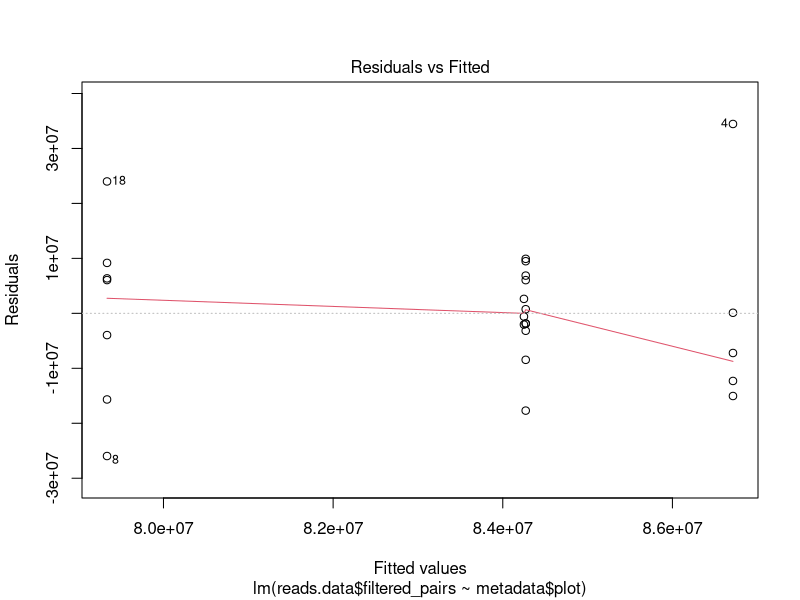
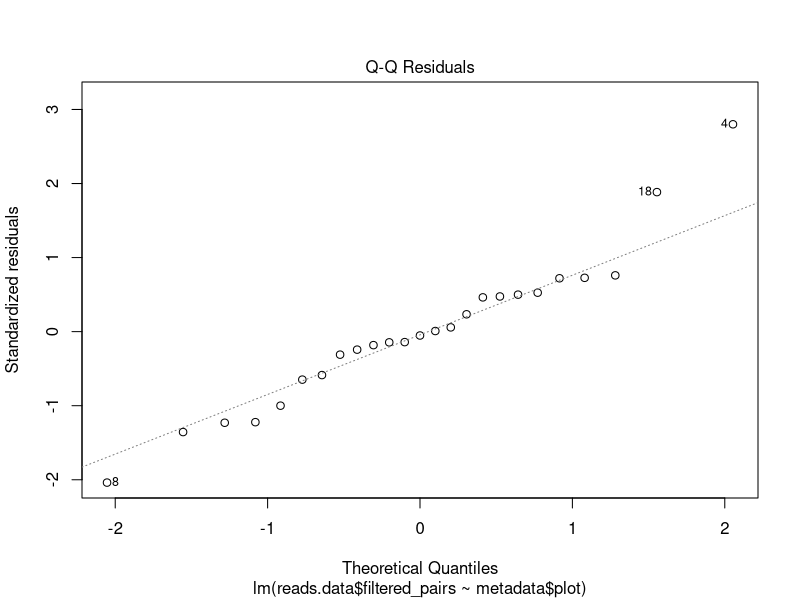
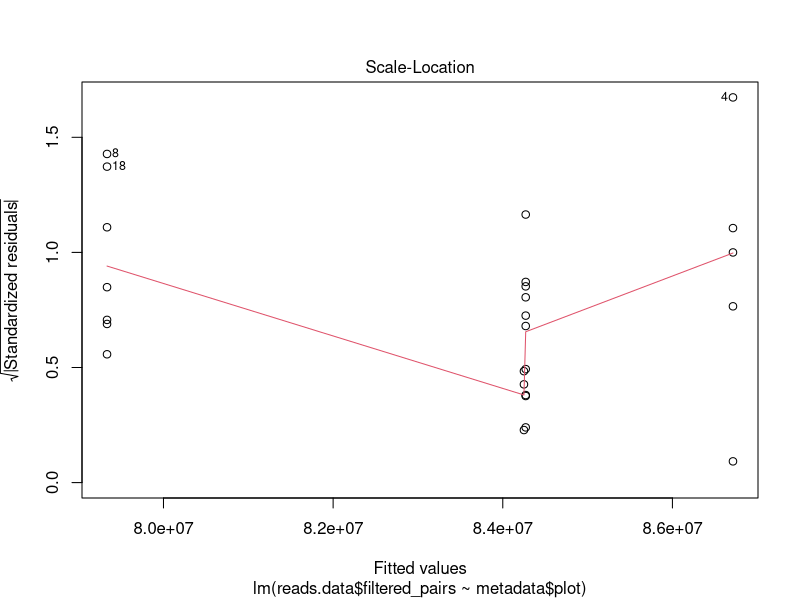
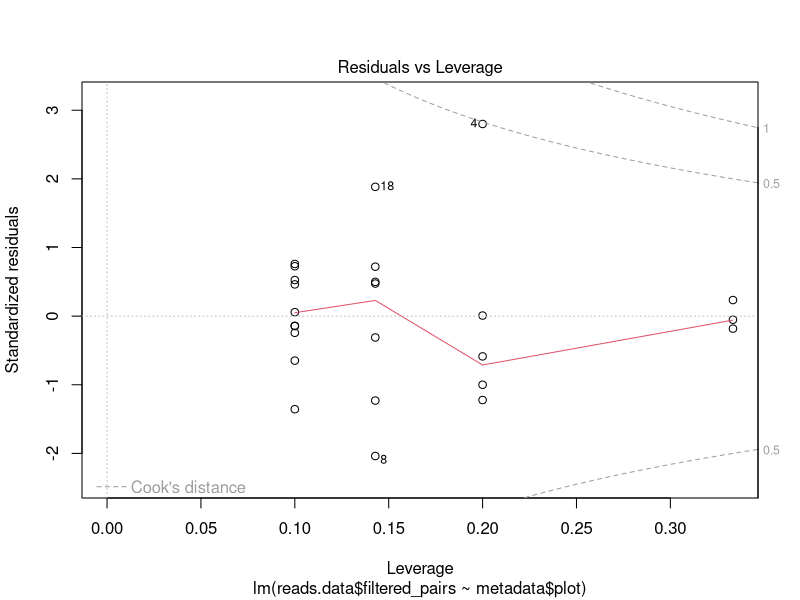
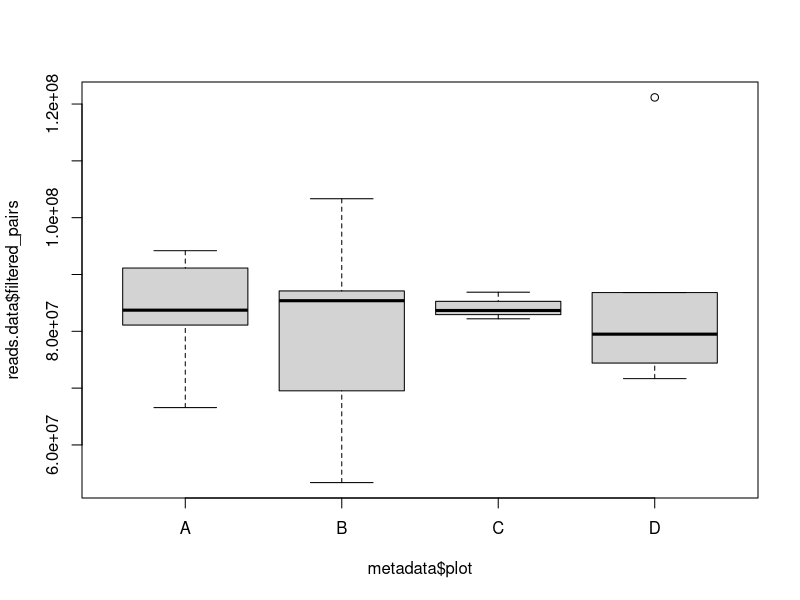
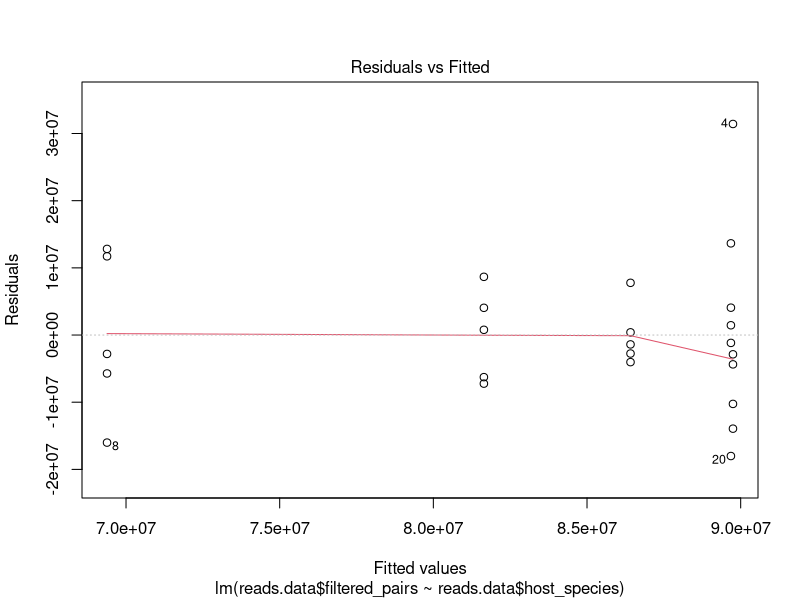
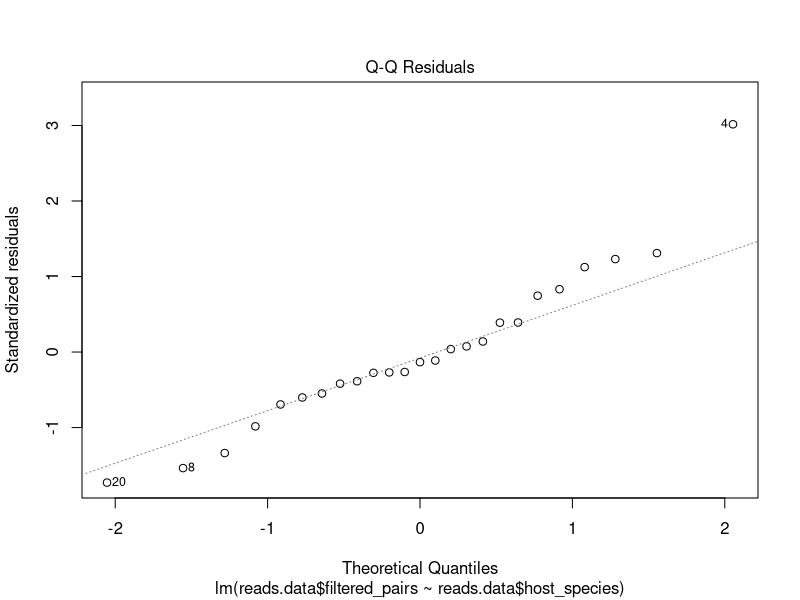
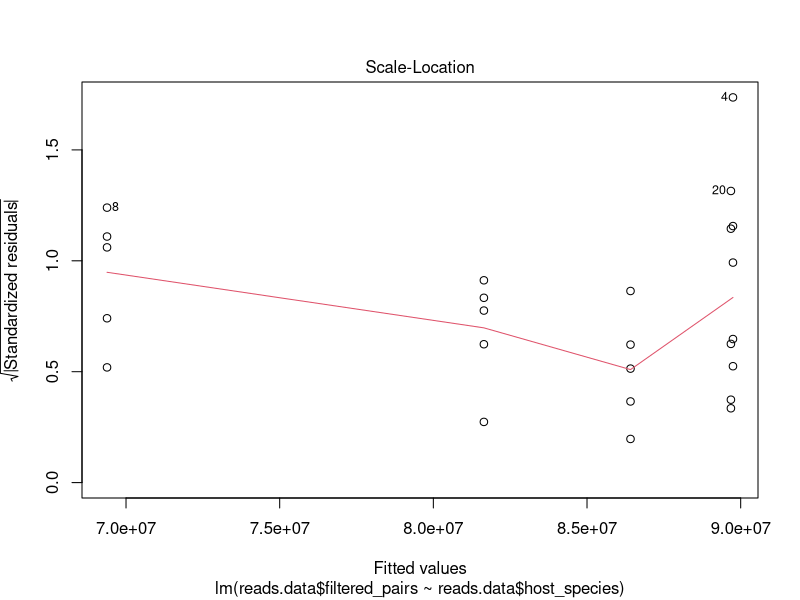

These figures' R source, in order:
## ---- chunk 1
library(rstatix)
library(tidyverse)
## ---- chunk 2
# The statistics on filtering have been collected from the "stats files" ($sample-STATS.txt) outputed from
# anvio function 'iu-filter-quality-minoche' (see anvio_script.txt).
# The statistics on mapping have been collected from the '$sample/RUNLOG.txt' files outputed from
# anvio function 'anvi-profile' (see anvio_script.txt).
reads.data <- read.delim("../data/nb_reads.txt", header = TRUE, sep = "\t", dec = ",", row.names = 1)
## ---- chunk 3
metadata <- read.delim("../data/samples_metadata.txt", header = TRUE, sep = "\t", dec = ".", row.names = 1)
metadata <- metadata %>% arrange(row.names(.))
metadata <- metadata %>% mutate(across(c(plant_clade,plant_order,plant_family,host_species,tree,plot), as.factor))
reads.data$host_species <- metadata$host_species
metadata$host_species <- factor(x = metadata$host_species, levels = c("ABBA","THOC","ACSA","FAGR","COCO"))
reads.data$host_species <- factor(x = reads.data$host_species, levels = c("ABBA","THOC","ACSA","FAGR","COCO"))
## ---- chunk 4
# plot
summary(lm(reads.data$filtered_pairs ~ metadata$plot))
plot(lm(reads.data$filtered_pairs ~ metadata$plot))
plot(reads.data$filtered_pairs ~ metadata$plot)
# host species
summary(lm(reads.data$filtered_pairs ~ reads.data$host_species))
plot(lm(reads.data$filtered_pairs ~ reads.data$host_species))
## ---- chunk 5
reads.data.ggplot <- reads.data
reads.data.ggplot$filtered_pairs <- reads.data.ggplot$filtered_pairs/1000000

ggplot(reads.data.ggplot, aes(x = host_species, y = filtered_pairs)) +
geom_boxplot(alpha = 1, aes(fill = host_species), show.legend = FALSE, outlier.shape = NA)+
geom_point(aes(color = host_species), 
           position = position_jitter(0.075), 
           shape = 16, 
           size = 3, show.legend = FALSE)+
scale_fill_manual(values=c("#63AFF9","#1EA670","#CA0E78","#F39635","#6104BB"))+
scale_color_manual(values=c("black","black","black","black","black"))+
labs(x = "Host Species", 
     y = "Filtered paired-end reads (M)")+
scale_x_discrete(labels = c("ABBA" = "A. balsamea", "THOC" = "T. occidentalis","ACSA" = "A. saccharum", "FAGR" = "F. grandifolia", "COCO" = "C. cornuta"))+
theme_bw()+
theme(text = element_text(),
      panel.grid.major = element_blank(), 
      panel.grid.minor = element_blank(), 
      plot.title = element_text(hjust = 0.5),
      axis.text.x = element_text(color = "black", size = 11, angle = 0, hjust = 0.5, vjust = 0, face = "italic"),
      axis.text.y = element_text(color = "black", size = 11, angle = 0, hjust = 0, vjust = 0.5),  
      axis.title.x = element_text(color = "black", size = 13, angle = 0, hjust = 0.5, vjust = -1, face = "bold"),
      axis.title.y = element_text(color = "black", size = 13, angle = 90, hjust = 0.5, vjust = 2, face = "bold")
      )
ggsave("../figures/figure_S4_filtered_read_pairs_by_host.pdf", width = 6, height = 4)
## ---- chunk 6
# plot
summary(lm(reads.data$mapped_reads_. ~ metadata$plot))
plot(lm(reads.data$mapped_reads_. ~ metadata$plot))
plot(reads.data$mapped_reads_. ~ metadata$plot)
shapiro.test(residuals(lm(reads.data$mapped_reads_. ~ metadata$plot)))
kruskal.test(reads.data$mapped_reads_. ~ metadata$plot)
# host species
summary(lm(reads.data$mapped_reads_. ~ reads.data$host_species))
plot(lm(reads.data$mapped_reads_. ~ reads.data$host_species))
shapiro.test(residuals(lm(reads.data$mapped_reads_. ~ reads.data$host_species)))
# Residuals of this model are not normally distributed.

# Kruskal-Wallis test (non parametric, because assumptions of ANOVA are not met)
kruskal.test(reads.data$mapped_reads_. ~ reads.data$host_species)
kruskal_effsize(reads.data, mapped_reads_. ~ host_species)
## ---- chunk 7
ggplot(reads.data.ggplot, aes(x = host_species, y = mapped_reads_.)) +
geom_boxplot(alpha = 1, aes(fill = host_species), show.legend = FALSE, outlier.shape = NA)+
geom_point(aes(color = host_species), 
           position = position_jitter(0.075), 
           shape = 16, 
           size = 3, show.legend = FALSE)+
scale_fill_manual(values=c("#63AFF9","#1EA670","#CA0E78","#F39635","#6104BB"))+
scale_color_manual(values=c("black","black","black","black","black"))+
labs(x = "Host Species", 
     y = expression(bolditalic("Methylobacterium") ~ bold("reads (%)")))+
scale_x_discrete(labels = c("ABBA" = "A. balsamea", "THOC" = "T. occidentalis","ACSA" = "A. saccharum", "FAGR" = "F. grandifolia", "COCO" = "C. cornuta"))+
theme_bw()+
theme(text = element_text(),
      panel.grid.major = element_blank(), 
      panel.grid.minor = element_blank(), 
      plot.title = element_text(hjust = 0.5),
      axis.text.x = element_text(color = "black", size = 11, angle = 0, hjust = 0.5, vjust = 0, face = "italic"),
      axis.text.y = element_text(color = "black", size = 11, angle = 0, hjust = 0, vjust = 0.5),  
      axis.title.x = element_text(color = "black", size = 13, angle = 0, hjust = 0.5, vjust = -1, face = "bold"),
      axis.title.y = element_text(color = "black", size = 13, angle = 90, hjust = 0.5, vjust = 2, face = "bold")
      )
ggsave("../figures/figure_S5_percent_reads_mapped_by_host.pdf", width = 6, height = 4)
